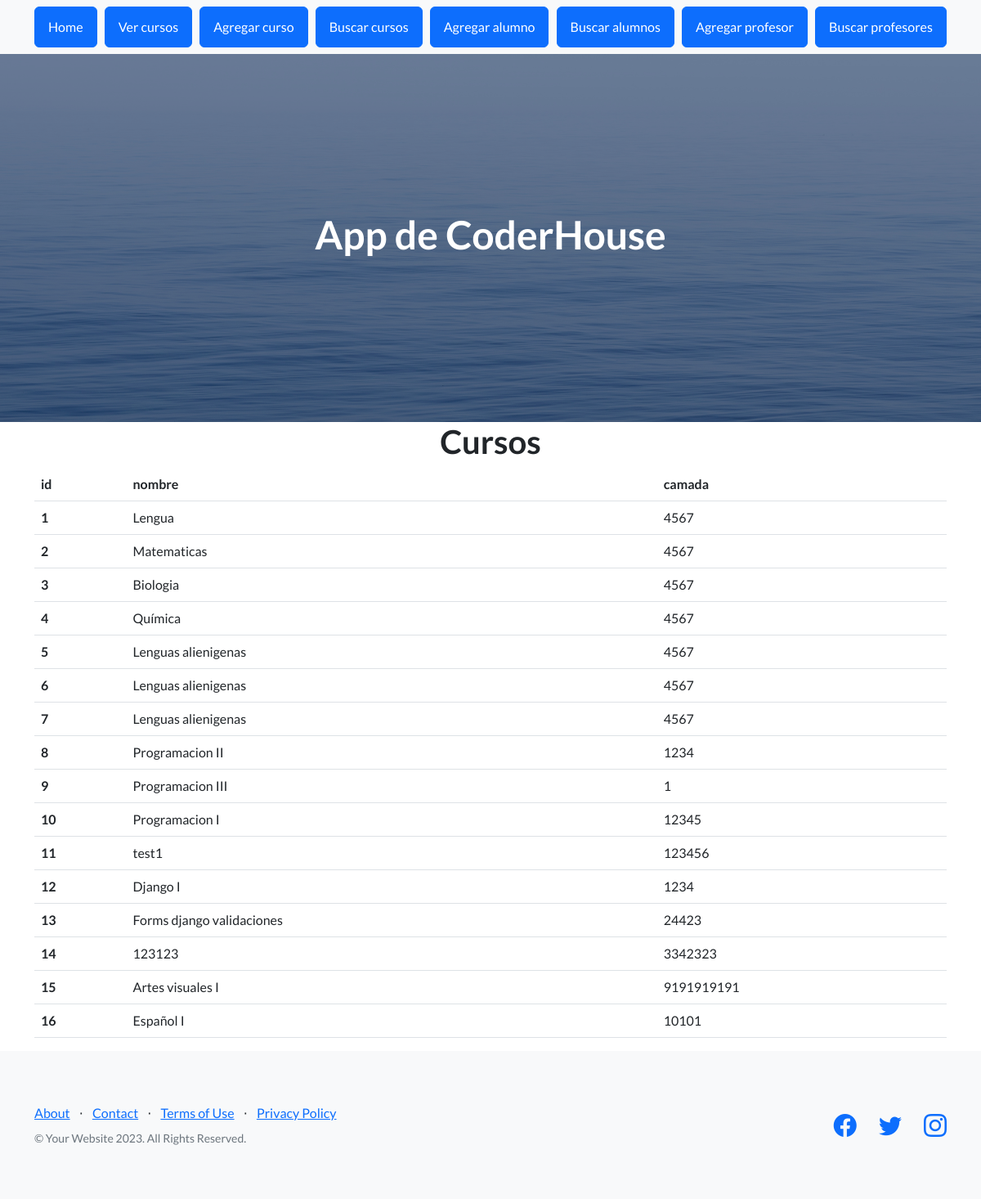
The app's page /AppCoder/ver_cursos with its own data.
### AppCoder/models.py (models this page shows)
class Curso (models.Model):
    nombre =models.CharField(max_length=40)
    camada= models.IntegerField()

### AppCoder/views.py (the view)
def ver_cursos(request):
    cursos=Curso.objects.all()
    dicc={"cursos":cursos}
    plantilla = loader.get_template("cursos.html")
    documento=plantilla.render(dicc)
    return HttpResponse(documento)

### AppCoder/template/cursos.html
{% extends 'padre.html' %}
{% load static %}
{% block contenido %}
  <main class="container">
    <h1 class="text-xl-center">Cursos</h1>
    <table class="table">
        <thead>
            <tr>
                <th>id</th>
                <th>nombre</th>
                <th>camada</th>
            </tr>
        </thead>
        <tbody>
            {% for n in cursos %}
            <tr>
                <th scope ="row">{{n.id}}</th>
                <td>{{n.nombre}}</td>
                <td>{{n.camada}}</td>
            </tr>
            {% endfor %}
        </tbody>
    </table>
  </main>
{% endblock %}

### AppCoder/template/padre.html (shortened to what this page needs)
<!DOCTYPE html>
<html lang="en">
    <head>
        {%load static%}
        <link href="https://cdn.jsdelivr.net/npm/bootstrap-icons@1.5.0/font/bootstrap-icons.css" rel="stylesheet" type="text/css" />
        <link href="{% static 'AppCoder/css/styles.css' %}" rel="stylesheet" />
    </head>
    <body>
        <nav class="navbar navbar-light bg-light static-top">
            <div class="container">
                <a class="btn btn-primary" href="{% url 'home' %}">Home</a>
                <a class="btn btn-primary" href="{% url 'cursos' %}">Ver cursos</a>
                <a class="btn btn-primary" href="{% url 'alta_curso' %}">Agregar curso</a>
                <a class="btn btn-primary" href="{% url 'buscarcurso' %}">Buscar cursos</a>
                <a class="btn btn-primary" href="{% url 'alta_alumno'%}">Agregar alumno</a>
                <a class="btn btn-primary" href="{% url 'buscaralumno'%}">Buscar alumnos</a>
                <a class="btn btn-primary" href="{% url 'alta_profesor'%}">Agregar profesor</a>
                <a class="btn btn-primary" href="{% url 'buscarprofesor'%}">Buscar profesores</a>
            </div>
        </nav>
        <header class="masthead">
            <div class="container position-relative">
                <h1 class = 'text-center' style="color:white">App de CoderHouse</h1>
            </div>
        </header>
        {% block contenido %}
        {% endblock %}
        <footer class="footer bg-light">
            <div class="container">
                <div class="row">
                    <div class="col-lg-6 h-100 text-center text-lg-start my-auto">
                        <ul class="list-inline mb-2">
                            <li class="list-inline-item"><a href="#!">About</a></li>
                            <li class="list-inline-item">⋅</li>
                            <li class="list-inline-item"><a href="#!">Contact</a></li>
                            <li class="list-inline-item">⋅</li>
                            <li class="list-inline-item"><a href="#!">Terms of Use</a></li>
                            <li class="list-inline-item">⋅</li>
                            <li class="list-inline-item"><a href="#!">Privacy Policy</a></li>
                        </ul>
                        <p class="text-muted small mb-4 mb-lg-0">&copy; Your Website 2023. All Rights Reserved.</p>
                    </div>
                    <div class="col-lg-6 h-100 text-center text-lg-end my-auto">
                        <ul class="list-inline mb-0">
                            <li class="list-inline-item me-4">
                                <a href="#!"><i class="bi-facebook fs-3"></i></a>
                            </li>
                            <li class="list-inline-item me-4">
                                <a href="#!"><i class="bi-twitter fs-3"></i></a>
                            </li>
                            <li class="list-inline-item">
                                <a href="#!"><i class="bi-instagram fs-3"></i></a>
                            </li>
                        </ul>
                    </div>
                </div>
            </div>
        </footer>
    </body>
</html>

### records on screen
Curso: id "1", nombre "Lengua", camada "4567"
Curso: id "2", nombre "Matematicas", camada "4567"
Curso: id "3", nombre "Biologia", camada "4567"
Curso: id "4", nombre "Química", camada "4567"
Curso: id "5", nombre "Lenguas alienigenas", camada "4567"
Curso: id "6", nombre "Lenguas alienigenas", camada "4567"
Curso: id "7", nombre "Lenguas alienigenas", camada "4567"
Curso: id "8", nombre "Programacion II", camada "1234"
Curso: id "9", nombre "Programacion III", camada "1"
Curso: id "10", nombre "Programacion I", camada "12345"
Curso: id "11", nombre "test1", camada "123456"
Curso: id "12", nombre "Django I", camada "1234"
Curso: id "13", nombre "Forms django validaciones", camada "24423"
Curso: id "14", nombre "123123", camada "3342323"
Curso: id "15", nombre "Artes visuales I", camada "9191919191"
Curso: id "16", nombre "Español I", camada "10101"
